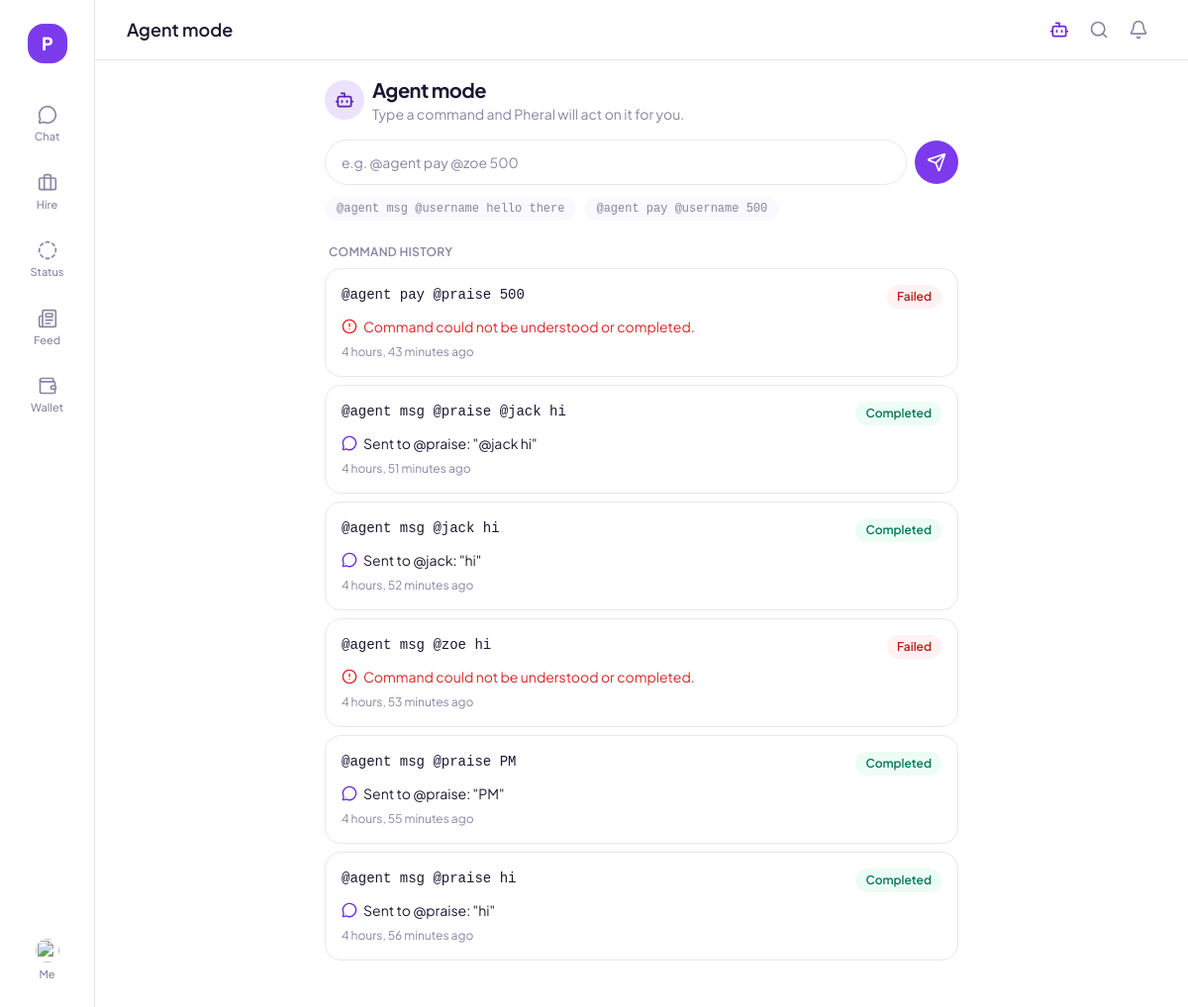
Screenshot of /agent/ (signed in) with the database file from the repository.
### pheral/models.py (models this page shows, shortened)
class AgentCommand(models.Model):
    class Status(models.TextChoices):
        PENDING = "pending", "Pending"
        PROCESSING = "processing", "Processing"
        COMPLETED = "completed", "Completed"
        FAILED = "failed", "Failed"
    user = models.ForeignKey(User, on_delete=models.CASCADE, related_name="agent_commands")
    command = models.TextField(max_length=1000)
    action = models.CharField(max_length=100, blank=True)
    status = models.CharField(max_length=20, choices=Status.choices, default=Status.PENDING)
    result = models.JSONField(default=dict, blank=True)
    created_at = models.DateTimeField(auto_now_add=True)
    completed_at = models.DateTimeField(null=True, blank=True)

### pheral/views.py (the view, shortened to what this page needs)
@login_required
def agent(request):
    commands = AgentCommand.objects.filter(user=request.user).order_by("-created_at")[:50]
    return render(request, "agent.html", {"commands": commands})

### pheral/templates/agent.html (shortened to what this page needs)
{% extends "base.html" %}
{% block page_title %}Agent mode{% endblock %}
{% block content %}
<div class="mx-auto max-w-2xl px-4 py-4">
    <div class="flex items-center gap-2">
        <div class="flex h-10 w-10 shrink-0 items-center justify-center rounded-full bg-accent-100 text-accent-700">
            <i data-lucide="bot" class="h-5 w-5"></i>
        </div>
        <div>
            <h1 class="text-xl font-bold tracking-tight text-ink">Agent mode</h1>
            <p class="text-sm text-muted">Type a command and Pheral will act on it for you.</p>
        </div>
    </div>
    <form method="post" action="{% url 'agent' %}" class="mt-4 flex items-center gap-2">
        <input type="text" name="command" required autocomplete="off" placeholder="e.g. @agent pay @zoe 500"
               class="w-full rounded-full border border-line bg-white px-4 py-3 text-sm text-ink placeholder-muted focus:border-accent-400 focus:outline-none focus:ring-2 focus:ring-accent-100">
        <button type="submit" class="shrink-0 rounded-full bg-accent-500 p-3 text-white transition hover:bg-accent-600" aria-label="Run command">
            <i data-lucide="send" class="h-5 w-5"></i>
        </button>
    </form>
    <div class="mt-3 flex flex-wrap gap-2">
        <span class="rounded-full bg-surface px-3 py-1 text-xs font-mono text-muted">@agent msg @username hello there</span>
        <span class="rounded-full bg-surface px-3 py-1 text-xs font-mono text-muted">@agent pay @username 500</span>
    </div>
    <p class="px-1 pb-2 pt-6 text-xs font-semibold uppercase tracking-wide text-muted">Command history</p>
    {% if commands %}
        <div class="space-y-2">
            {% for cmd in commands %}
                <div class="rounded-2xl border border-line p-4">
                    <div class="flex items-start justify-between gap-3">
                        <p class="min-w-0 flex-1 truncate font-mono text-sm text-ink">{{ cmd.command }}</p>
                        <span class="shrink-0 rounded-full px-2.5 py-1 text-xs font-semibold
                                    {% if cmd.status == 'completed' %}bg-emerald-50 text-emerald-700
                                    {% elif cmd.status == 'failed' %}bg-red-50 text-red-700
                                    {% else %}bg-accent-50 text-accent-700{% endif %}">
                            {{ cmd.get_status_display }}
                        </span>
                    </div>
                    {% if cmd.result.error %}
                        <p class="mt-2 flex items-center gap-1.5 text-sm text-red-600">
                            <i data-lucide="alert-circle" class="h-4 w-4 shrink-0"></i> {{ cmd.result.error }}
                        </p>
                    {% elif cmd.result.action == "send_message" %}
                        <p class="mt-2 flex items-center gap-1.5 text-sm text-ink">
                            <i data-lucide="message-circle" class="h-4 w-4 shrink-0 text-accent-600"></i>
                            Sent to @{{ cmd.result.recipient }}: "{{ cmd.result.message }}"
                        </p>
                    {% elif cmd.status == "pending" or cmd.status == "processing" %}
                        <p class="mt-2 flex items-center gap-1.5 text-sm text-muted">
                            <i data-lucide="loader" class="h-4 w-4 shrink-0"></i> Working on it…
                        </p>
                    {% endif %}
                    <p class="mt-2 text-xs text-muted">{{ cmd.created_at|timesince }} ago</p>
                </div>
            {% endfor %}
        </div>
    {% endif %}
</div>
{% endblock %}

### pheral/templates/base.html (style rules this page uses)
html, body { -webkit-tap-highlight-color: transparent; }

### rows the page displays
AgentCommand: command "@agent pay @praise 500", status "Failed", result.error "Command could not be understood or completed.", created_at "4 hours, 43 minutes"
AgentCommand: command "@agent msg @praise @jack hi", status "Completed", result.recipient "praise", result.message "@jack hi", created_at "4 hours, 51 minutes"
AgentCommand: command "@agent msg @jack hi", status "Completed", result.recipient "jack", result.message "hi", created_at "4 hours, 52 minutes"
AgentCommand: command "@agent msg @zoe hi", status "Failed", result.error "Command could not be understood or completed.", created_at "4 hours, 53 minutes"
AgentCommand: command "@agent msg @praise PM", status "Completed", result.recipient "praise", result.message "PM", created_at "4 hours, 55 minutes"
AgentCommand: command "@agent msg @praise hi", status "Completed", result.recipient "praise", result.message "hi", created_at "4 hours, 56 minutes"
